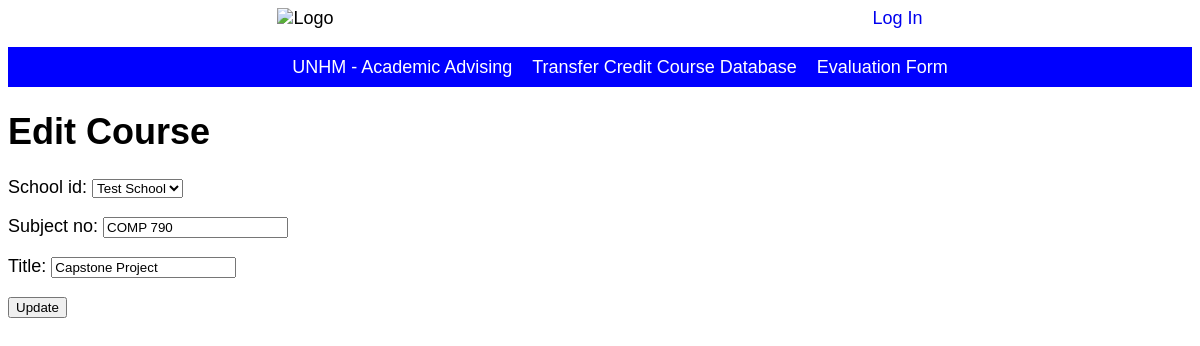
Screenshot of /courses-edit/1 with the database file from the repository.
### transfer/models/model_course.py (models this page shows, shortened)
class Course(models.Model):
    school_id = models.ForeignKey(School, on_delete=models.CASCADE)
    subject_no = models.CharField(max_length=15, unique=True)
    title = models.CharField(max_length=100, unique=True)

### transfer/views/course_view.py (the view)
# urls.py: path('courses-edit/<int:pk>', CourseUpdateView.as_view(), name='course_edit'),
class CourseUpdateView(UpdateView):
    model = Course
    template_name = 'course/course_edit.html'
    success_url = reverse_lazy('course_home')
    fields = '__all__'

### transfer/models/model_school.py (called while the page is built)
    def __str__(self):
        return self.school_name

### transfer/templates/course/course_edit.html
{% extends 'base.html' %}
{% block content %}
<h1>Edit Course</h1>
<form action="" method="post">{% csrf_token %}
{{ form.as_p }}
<input type="submit" value="Update" />
</form>
{% endblock content %}

### transfer/static/css/base.css (style rules this page uses)
body { font-family: 'Source Sans Pro', sans-serif; font-size:18px; }

### rows the page displays
Course: school_id "Test School", subject_no "COMP 790", title "Capstone Project"
